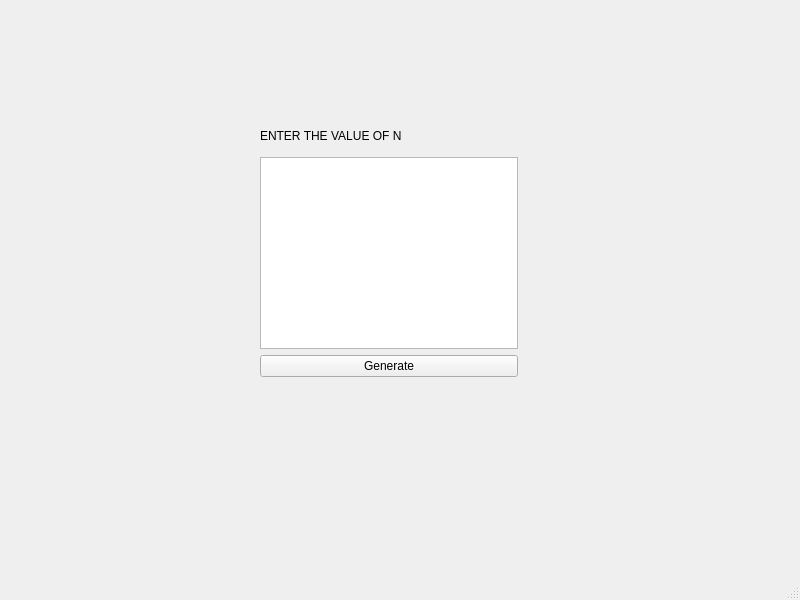
<?xml version="1.0" encoding="UTF-8"?>
<ui version="4.0">
 <class>MainWindow</class>
 <widget class="QMainWindow" name="MainWindow">
  <property name="geometry">
   <rect>
    <x>0</x>
    <y>0</y>
    <width>800</width>
    <height>600</height>
   </rect>
  </property>
  <property name="windowTitle">
   <string>MainWindow</string>
  </property>
  <widget class="QWidget" name="centralwidget">
   <widget class="QWidget" name="">
    <property name="geometry">
     <rect>
      <x>260</x>
      <y>120</y>
      <width>258</width>
      <height>257</height>
     </rect>
    </property>
    <layout class="QVBoxLayout" name="verticalLayout">
     <item>
      <widget class="QLabel" name="label">
       <property name="text">
        <string>ENTER THE VALUE OF N</string>
       </property>
      </widget>
     </item>
     <item>
      <widget class="QTextEdit" name="textEdit">
       <property name="sizePolicy">
        <sizepolicy hsizetype="Minimum" vsizetype="Minimum">
         <horstretch>0</horstretch>
         <verstretch>0</verstretch>
        </sizepolicy>
       </property>
      </widget>
     </item>
     <item>
      <widget class="QPushButton" name="pushButton">
       <property name="text">
        <string>Generate</string>
       </property>
      </widget>
     </item>
    </layout>
   </widget>
  </widget>
  <widget class="QMenuBar" name="menubar">
   <property name="geometry">
    <rect>
     <x>0</x>
     <y>0</y>
     <width>800</width>
     <height>26</height>
    </rect>
   </property>
  </widget>
  <widget class="QStatusBar" name="statusbar"/>
 </widget>
 <resources/>
 <connections/>
</ui>
